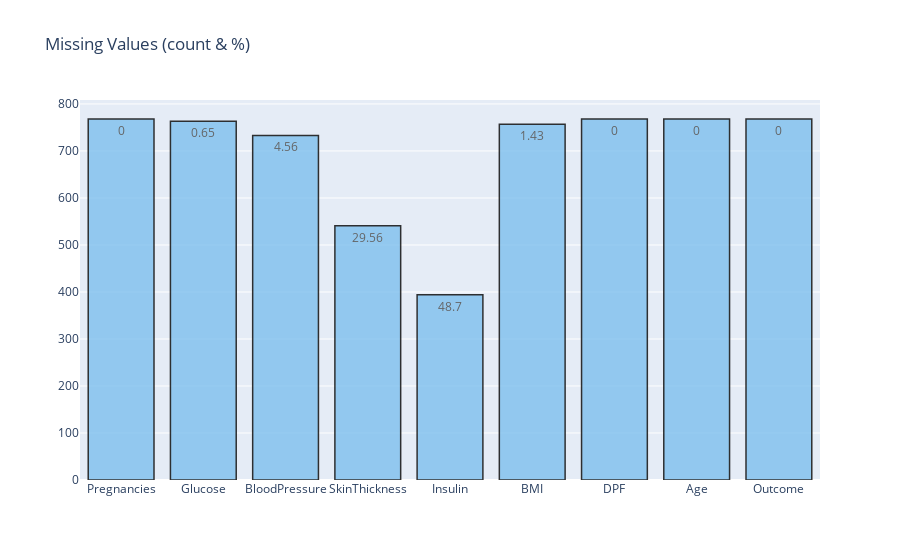

Write notebook code for a chart like this one.
### Code cell
missing_plot(df, 'Outcome')

### Figure 1 — Plotly figure (JSON) as saved in the notebook; plotly's stock layout.template omitted (floating-point values rounded to 4 significant figures)
{"data": [{"marker": {"color": "#7EC0EE", "line": {"color": "#000000", "width": 1.5}}, "opacity": 0.8, "text": [0, 0.65, 4.56, 29.56, 48.7, 1.43, 0, 0, 0], "textposition": "auto", "type": "bar", "x": ["Pregnancies", "Glucose", "BloodPressure", "SkinThickness", "Insulin", "BMI", "DPF", "Age", "Outcome"], "y": [768, 763, 733, 541, 394, 757, 768, 768, 768]}], "layout": {"title": {"text": "Missing Values (count & %)"}}}
